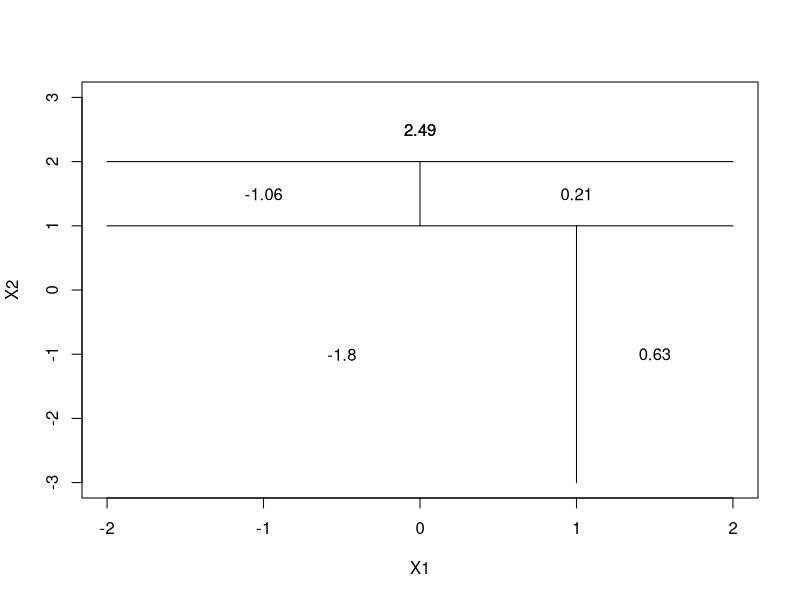

The R source for this figure:
# 8.4 Exercise 4(b)
par(xpd=NA)
plot(NA,NA,type = "n",xlim = c(-2,2),ylim = c(-3,3),xlab = "X1",ylab = "X2")
lines(x=c(-2,2),y=c(1,1))
text(x=c(0,0),y=2.5,labels = 2.49)
lines(x=c(-2,2),y=c(2,2))
lines(x=c(0,0),y=c(1,2))
text(x=-1,y=1.5,labels = -1.06)
text(x=1,y=1.5,labels = 0.21)
lines(x=c(1,1),y=c(-3,1))
text(x=1.5,y=-1,labels = 0.63)
text(x=-0.5,y=-1,labels = -1.8)
